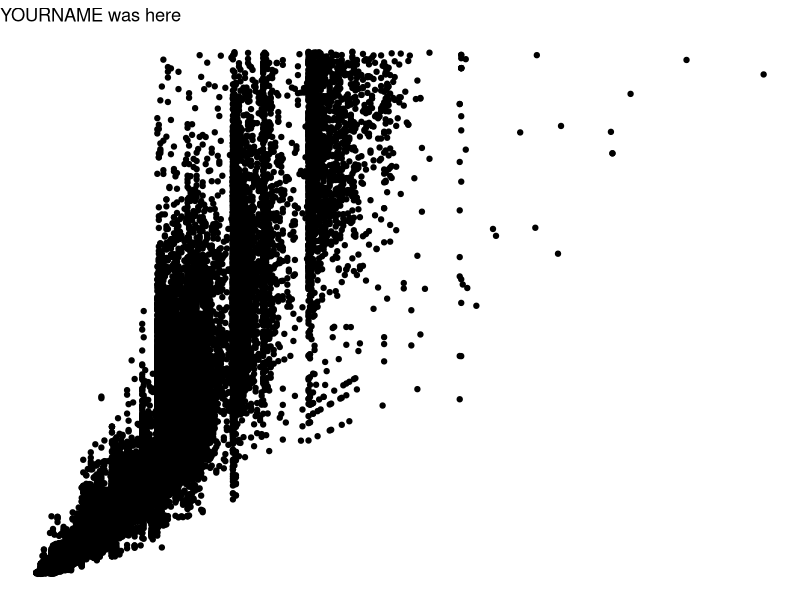
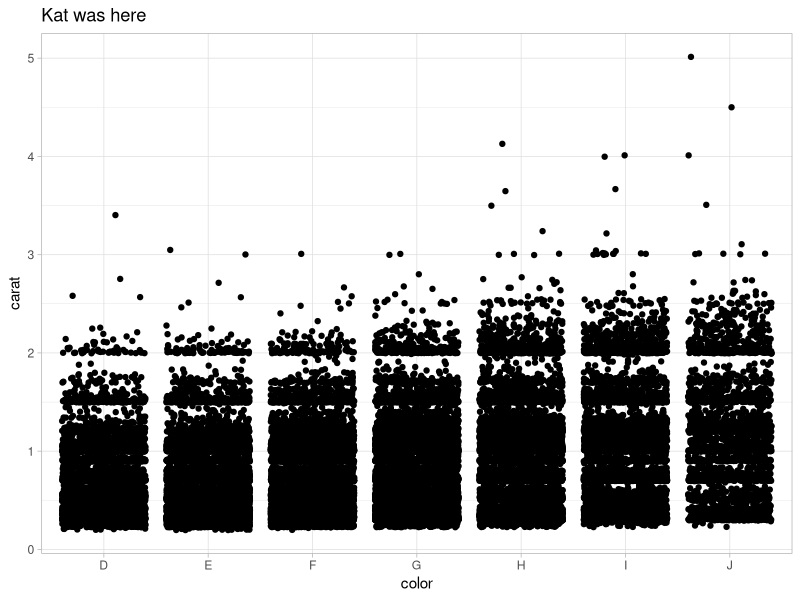
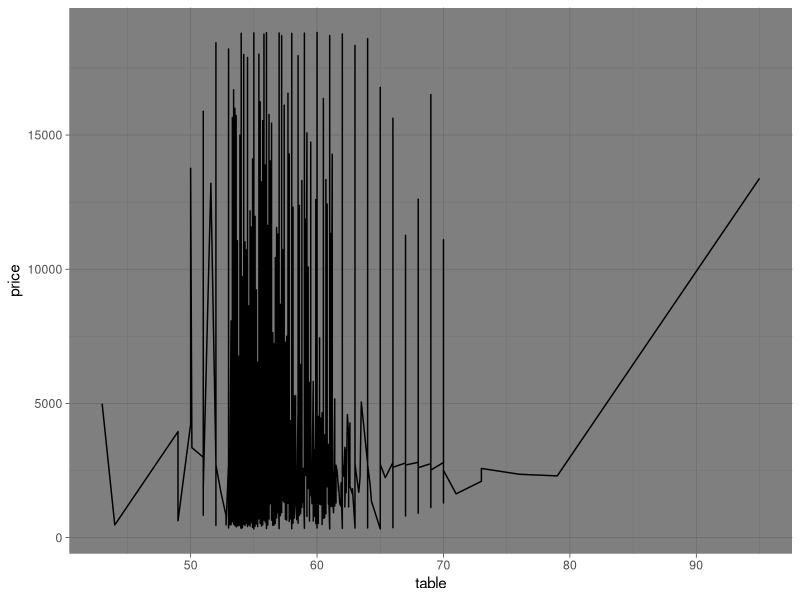

Recreate these plots in R, in order.
## ---- chunk 1
knitr::opts_chunk$set(echo = TRUE)
library(tidyverse)
## ---- chunk 2
# Partner 1: 
# Run the code below to see the original graph
# Change the code below to make the point color change based on 'cut', and update the theme to theme_bw(). Update the title to include your first name. 

ggplot(data = diamonds, aes(x = carat, y = price)) +
  geom_point() +
  theme_void() +
  labs(title = "YOURNAME was here")
## ---- chunk 3
# Partner 2: 
# Run the code below to see the original graph
# Change the code below to make the geom a geom_jitter, and update the theme to theme_light. Update the title to include your first name. 

ggplot(data = diamonds, aes(x = color, y = carat)) +
  geom_jitter() +
  theme_light() +
  labs(title = "Kat was here")
  
## ---- chunk 4
ggplot(data = diamonds, aes(x = table, y = price)) +
  geom_line() +
  theme_dark()
## ---- chunk 5

